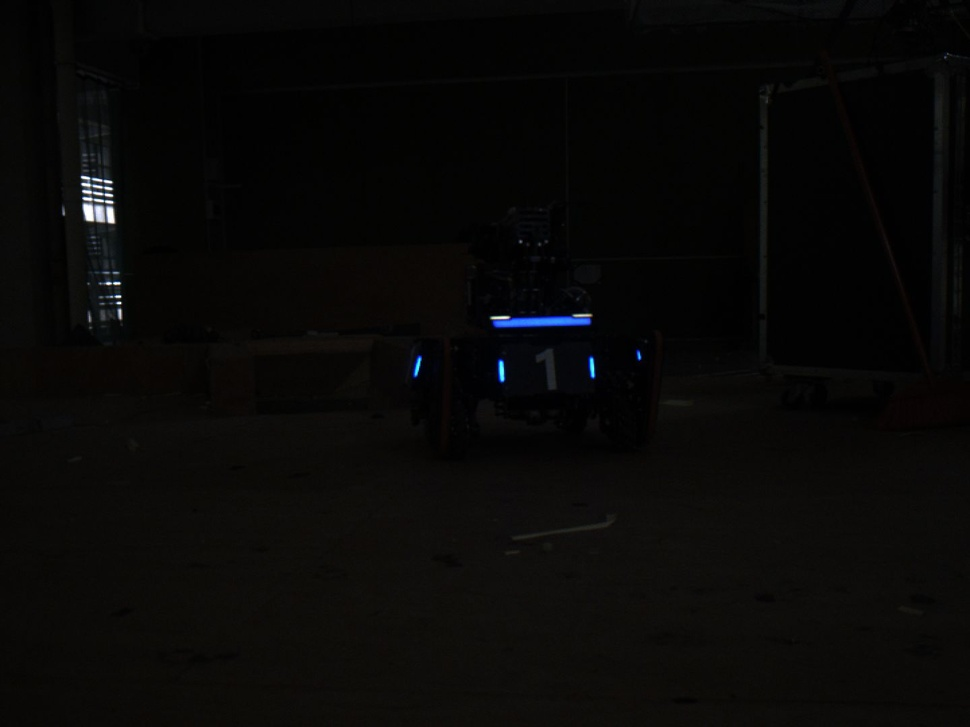
//> input picture src/armor_detector/docs/images/frame_000.jpg, 970 x 727 px, shrunk from 1440 x 1080 before the run; its folder holds only this picture in this run
$ ./hsv_tune   (built with g++ and OpenCV 4)
//> lines starting //> are read from the running program, lines starting //| are printed output that depends on the picture; after the words box and inside, x2 and y2 are one past the last pixel; in counts of white or black regions, pixels touching at a corner belong together


// cd /root/vision_ws/scripts && ./hsv_tune

// cd / root / vision_ws / scripts g++ hsv_tune.cpp - o hsv_tune `pkg - config-- cflags-- libs opencv4`
// g++ hsv_tune.cpp -o hsv_tune $(pkg-config --cflags --libs opencv4)

#include <opencv2/opencv.hpp>
#include <cstdio>
#include <string>
#include <vector>

using namespace std;
using namespace cv;

static Mat g_img, g_hsv, g_mask,g_a, maskSmall;
static std::vector<std::string> g_files;

static int g_idx = 0;
static int BH_MIN = 80, BH_MAX = 120,
           RH_MIN = 0, RH_MAX = 40;
static int S_MIN = 80, S_MAX = 255;
static int V_MIN = 160, V_MAX = 255;

static cv::Mat kernel = cv::getStructuringElement(cv::MORPH_RECT, cv::Size(3, 3));
static bool red = false;
static const char *WIN = "image";

static void getcontours(Mat g_mask,Mat g_img)
{
    std::vector<std::vector<cv::Point>> contours;
    vector<Vec4i> hierarchy;
    findContours(g_mask, contours, hierarchy, RETR_EXTERNAL, CHAIN_APPROX_SIMPLE);
    for (int i = 0; i < contours.size();i++)
    {
        int area = contourArea(contours[i]);

        if(area<=10)
        {
            continue;
        }

        vector<vector<Point>> conpoly(contours.size());
        vector<Rect> boundRect(contours.size());

        double peri = arcLength(contours[i], true);
        approxPolyDP(contours[i], conpoly[i], 0.02 * peri, true);
        boundRect[i] = boundingRect(conpoly[i]);
        if ((float)boundRect[i].width / (float)(boundRect[i].height) >= 0.5 )
        {
            continue;
        }
            rectangle(g_img, boundRect[i].tl(), boundRect[i].br(), Scalar(0, 255, 0), 2);
    }
}

static void update()
{
    if(red)
    {
        cv::inRange(g_hsv, cv::Scalar(RH_MIN, S_MIN, V_MIN),
        cv::Scalar(RH_MAX, S_MAX, V_MAX), g_mask);
    }else
    {
        cv::inRange(g_hsv, cv::Scalar(BH_MIN, S_MIN, V_MIN),
        cv::Scalar(BH_MAX, S_MAX, V_MAX), g_mask);
    }
    cv::erode(g_mask, g_a, kernel);
    cv::dilate(g_a, g_mask, kernel);
    getcontours(g_mask,g_img);
}

static void load(int idx)
{
    g_idx = (idx + (int)g_files.size()) % (int)g_files.size();
    g_img = cv::imread(g_files[g_idx], cv::IMREAD_COLOR);
    if (g_img.empty())
        return;
    cv::cvtColor(g_img, g_hsv, cv::COLOR_BGR2HSV);
    update();
}

int main()
{
    for (int i = 0; i < 20; i++)
    {
        char buf[128];
        snprintf(buf, sizeof(buf), "/root/vision_ws/src/armor_detector/docs/images/frame_%03d.jpg", i);
        g_files.push_back(buf);
    }

    load(0);
//> in load, g_img is the input picture: 727 rows x 970 cols, CV_8UC3; mean B, G, R 7.3, 8.3, 8.8
//> in load, `cv::cvtColor(g_img, g_hsv, cv::COLOR_BGR2HSV);`: g_hsv: 727 rows x 970 cols, CV_8UC3; mean H, S, V 23.5, 65.6, 9.4
//> in update, `cv::inRange(g_hsv, cv::Scalar(BH_MIN, S_MIN, V_MIN), cv::Scalar(BH_MAX..`:
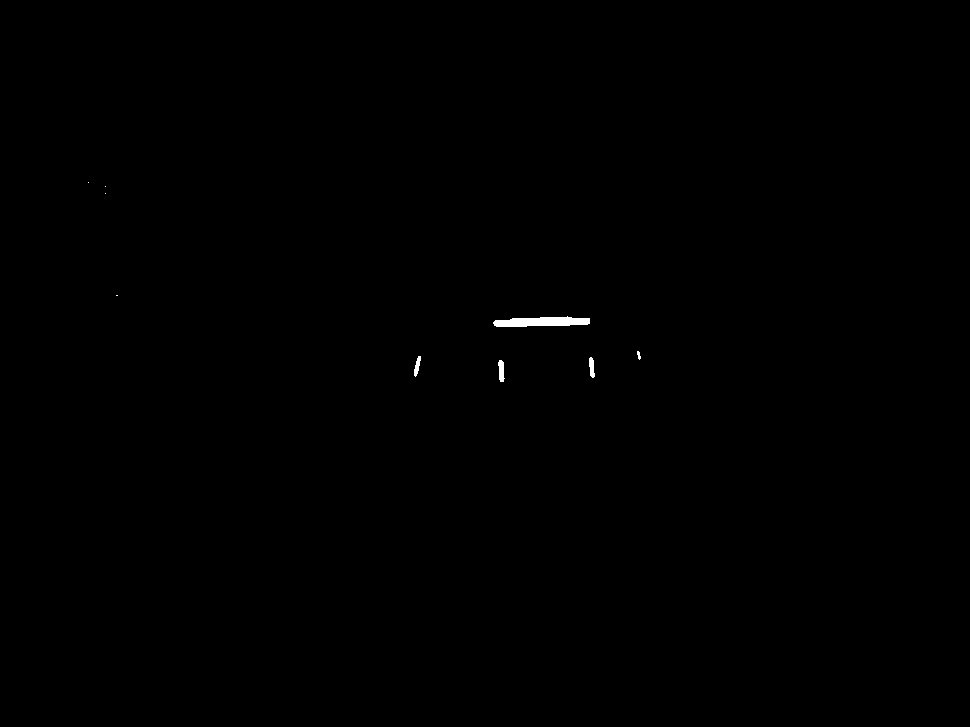
//> g_mask: 727 rows x 970 cols, CV_8UC1; 0.15% white; 9 white regions (4 under 20 px), largest, box (x1, y1, x2, y2) and area: (493, 316, 590, 327) 777, (498, 360, 505, 382) 110, (589, 357, 595, 378) 90, (414, 356, 421, 377) 80, (637, 351, 641, 360) 23
//> in update, `cv::erode(g_mask, g_a, kernel);`:
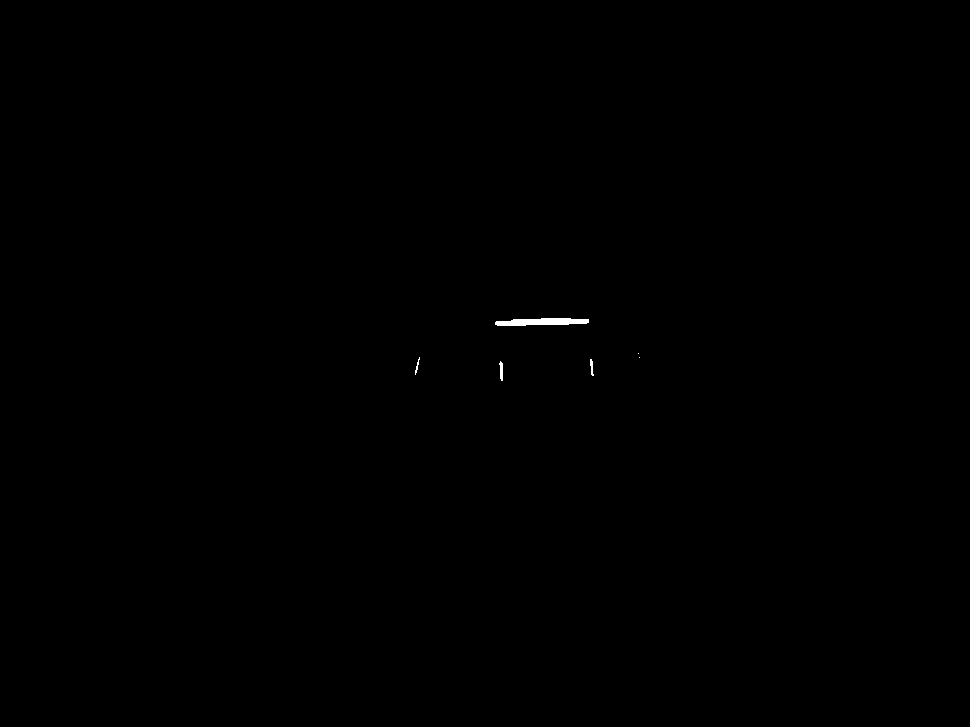
//> g_a: 727 rows x 970 cols, CV_8UC1; 0.1% white; 6 white regions (2 under 20 px), largest, box (x1, y1, x2, y2) and area: (495, 318, 589, 326) 566, (499, 361, 503, 381) 57, (590, 359, 594, 376) 40, (415, 357, 420, 375) 29
//> in update, `cv::erode(g_mask, g_a, kernel);`: kernel = [[1, 1, 1], [1, 1, 1], [1, 1, 1]]
//> in update, `cv::dilate(g_a, g_mask, kernel);`: g_mask: 727 rows x 970 cols, CV_8UC1; 0.15% white; 6 white regions (2 under 20 px)
//> in getcontours, `findContours(g_mask, contours, hierarchy, RETR_EXTERNAL, CHAIN_APPROX_..`: contours = 6 contours, 2 with area under 20; largest, box (x1, y1, x2, y2) and area: (494, 317, 590, 327) 674, (498, 360, 504, 382) 84, (589, 358, 595, 377) 64, (414, 356, 421, 376) 57
//> the loop in getcontours, `for (int i = 0; i < contours.size();i++)` made 6 passes
//> (area, peri) on passes 1, 2, 4, 6: (84, 49.07), (64, 43.66), (57, 45.31), (673, 202.7)
//> after the loop in getcontours, `for (int i = 0; i < contours.size();i++)`:
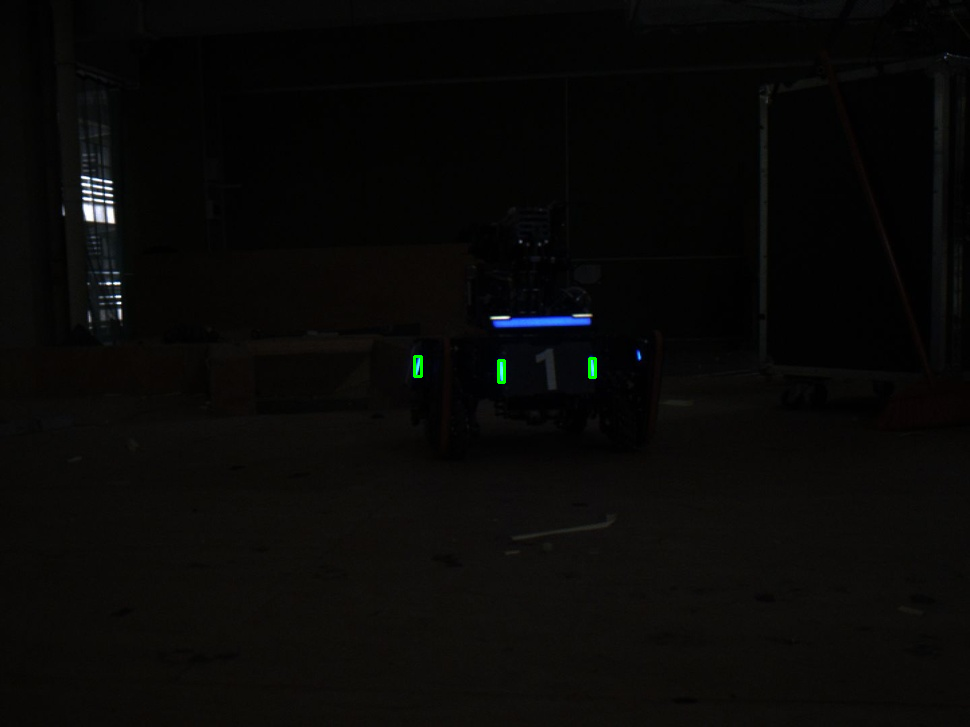
//> g_img: 727 rows x 970 cols, CV_8UC3; 0.07% of pixels changed, all inside (x1, y1, x2, y2) = (413, 355, 597, 384)
    while (true)
    {
        cv::imshow("image", g_img);
        cv::imshow("mask", g_mask);
        int k = cv::waitKey(30);
//> the 'q' key is pressed
        if (k == 'r')
        {
            red = !red;
            update();
        }
        if (k == 27 || k == 'q')
            break;
        if (k == 'n')
            load(g_idx + 1);
        if (k == 'p')
            load(g_idx - 1);
    }
    return 0;
}
